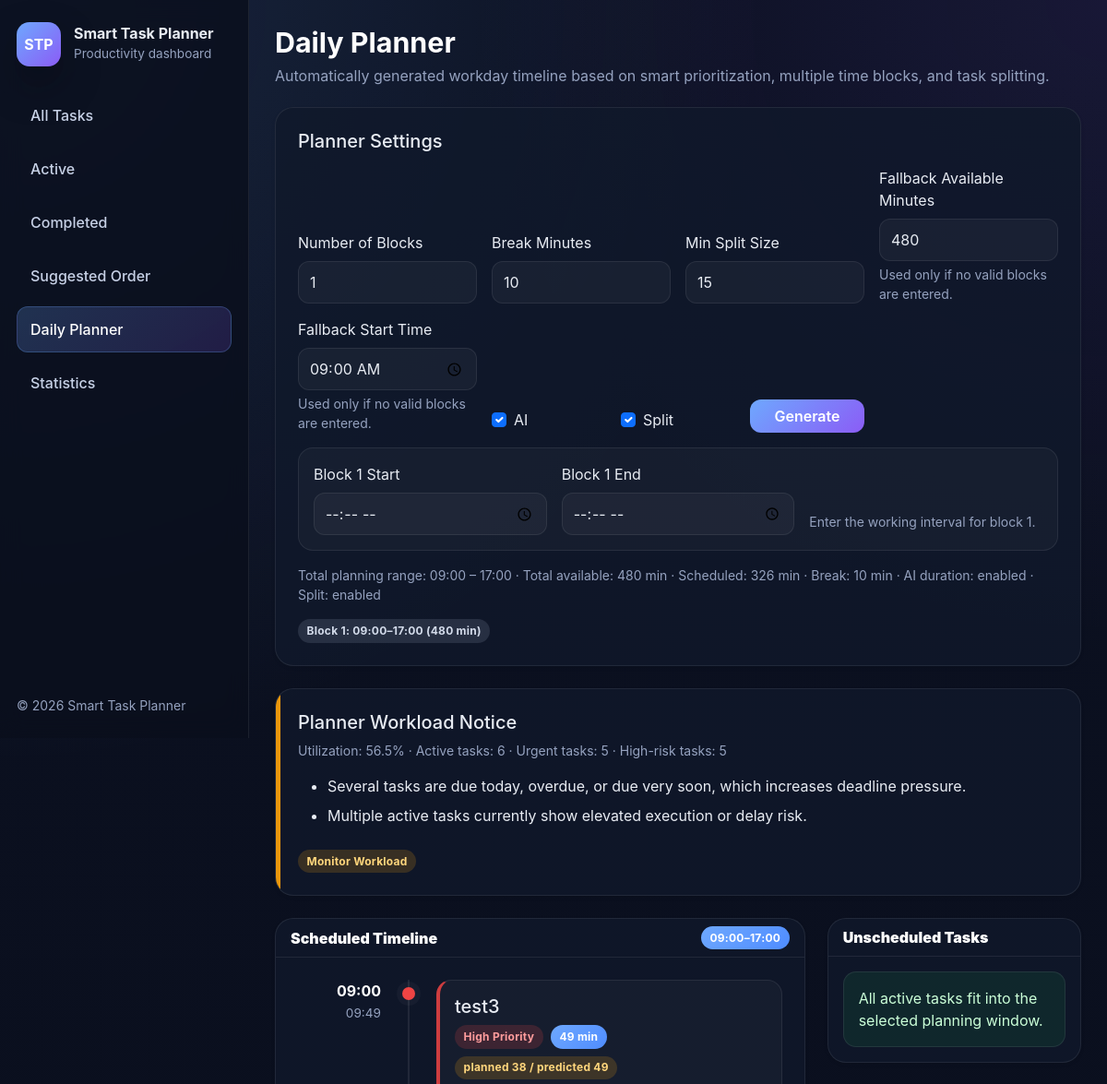
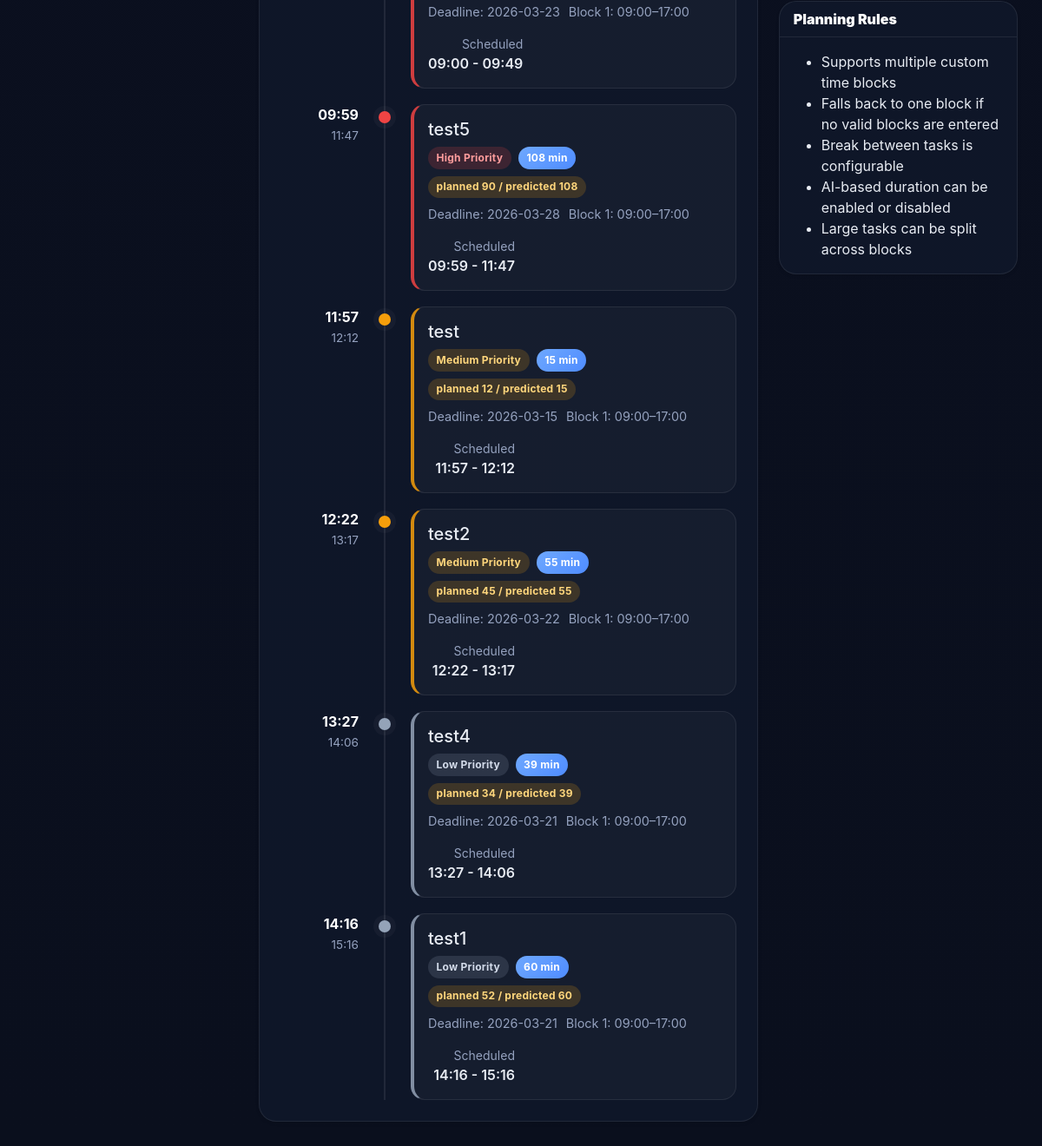
Before: /planner with the older database file (2 pictures, top to bottom).
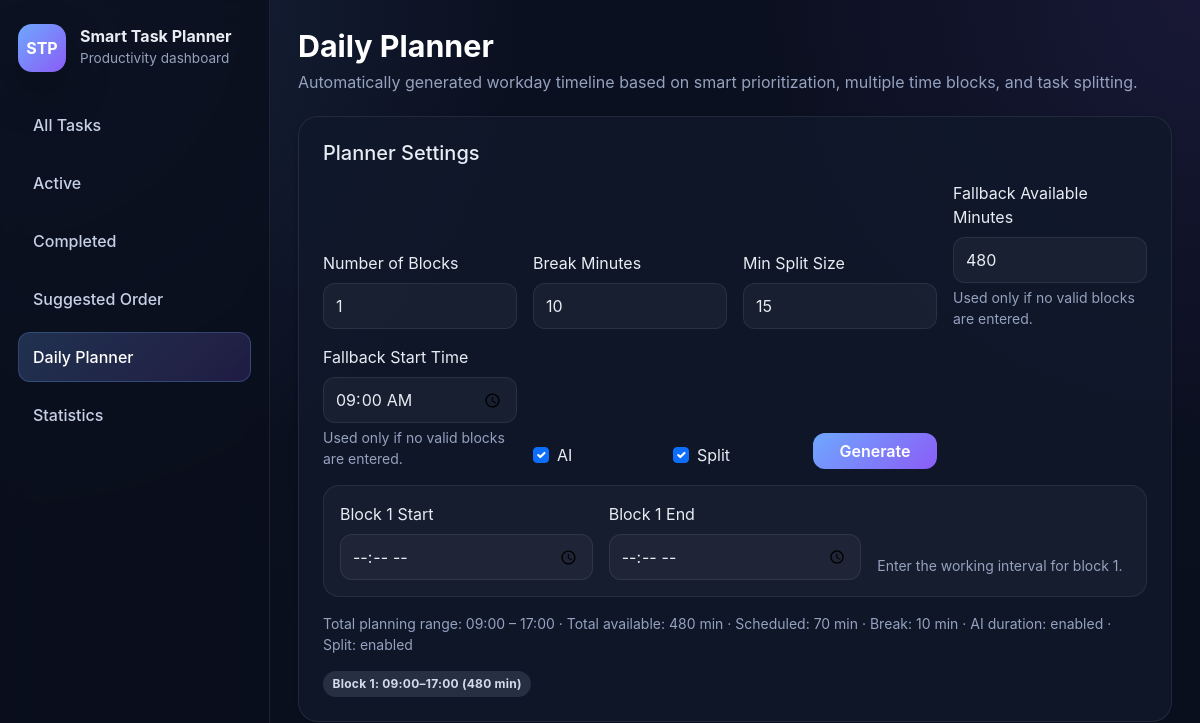
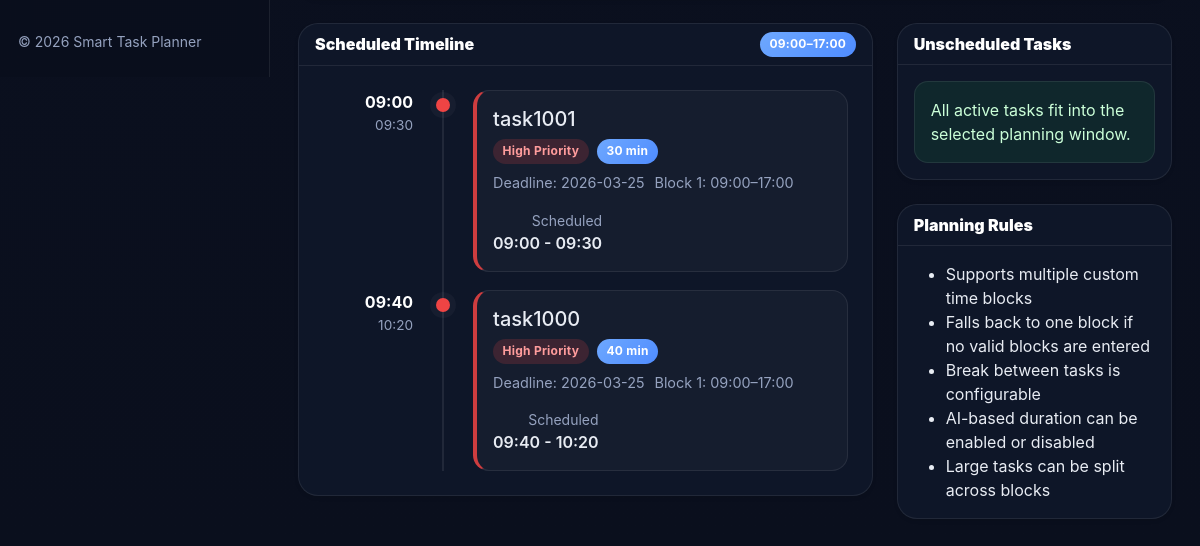
After: the same page with the newer database file (2 pictures, top to bottom).
### tables this page shows
CREATE TABLE tasks (
            id INTEGER PRIMARY KEY AUTOINCREMENT,
            title TEXT NOT NULL,
            priority INTEGER NOT NULL,
            deadline TEXT NOT NULL,
            duration INTEGER NOT NULL,
            status TEXT DEFAULT 'pending'
        , actual_duration INTEGER, completed_at TEXT, used_recommendation INTEGER DEFAULT 0, created_at TEXT);

### web/app.py (the view)
@app.route("/planner")
def planner():
    tasks = _decorate_tasks(get_active_tasks())
    workload = analyze_workload(tasks)
    start_time = request.args.get("start_time", "09:00").strip()
    try:
        available_minutes = int(request.args.get("available_minutes", "480"))
    except ValueError:
        available_minutes = 480
    try:
        break_minutes = int(request.args.get("break_minutes", "10"))
    except ValueError:
        break_minutes = 10
    try:
        min_split_minutes = int(request.args.get("min_split_minutes", "15"))
    except ValueError:
        min_split_minutes = 15
    use_predicted_raw = request.args.get("use_predicted", "1")
    use_predicted = use_predicted_raw == "1"
    allow_split_raw = request.args.get("allow_split", "1")
    allow_split = allow_split_raw == "1"
    block_count = _normalize_block_count(request.args.get("block_count", "1"), default=1)
    time_blocks = _collect_time_blocks_from_request(request.args, block_count)
    schedule, unscheduled, planner_meta = generate_daily_plan(
        tasks,
        use_predicted=use_predicted,
        start_time=start_time,
        available_minutes=available_minutes,
        break_minutes=break_minutes,
        time_blocks=time_blocks,
        allow_split=allow_split,
        min_split_minutes=min_split_minutes,
    )
    effective_block_count, block_fields = _extract_block_fields_from_time_blocks(
        planner_meta.get("time_blocks", ""),
        block_count,
    )
    return render_template(
        "planner.html",
        schedule=schedule,
        unscheduled=unscheduled,
        active_page="planner",
        workload=workload,
        planner_meta=planner_meta,
        planner_block_count=effective_block_count,
        planner_block_fields=block_fields,
        max_planner_blocks=MAX_PLANNER_BLOCKS,
    )

### core/auto_scheduler.py (called while the page is built, shortened)
def _parse_start_time(start_time: str | None) -> tuple[int, int]:
    if not start_time:
        return DEFAULT_START_HOUR, DEFAULT_START_MINUTE
    try:
        hour_str, minute_str = str(start_time).strip().split(":")
        hour = int(hour_str)
        minute = int(minute_str)
        if not (0 <= hour <= 23 and 0 <= minute <= 59):
            raise ValueError
        return hour, minute
    except Exception:
        return DEFAULT_START_HOUR, DEFAULT_START_MINUTE

def _normalize_blocks_text(blocks_text: str | None) -> List[str]:
    if not blocks_text:
        return []

def _priority_label(priority: int) -> str:
    if int(priority) == 3:
        return "high"
    if int(priority) == 2:
        return "medium"
    return "low"

def _format_blocks_meta(blocks: List[Tuple[datetime, datetime]]) -> List[dict]:
    out = []
    for idx, (start_dt, end_dt) in enumerate(blocks, start=1):
        out.append({
            "index": idx,
            "start": start_dt.strftime("%H:%M"),
            "end": end_dt.strftime("%H:%M"),
            "minutes": int((end_dt - start_dt).total_seconds() // 60),
        })
    return out

### core/risk.py (called while the page is built)
def _clamp01(x: float) -> float:
    return max(0.0, min(1.0, x))

### web/templates/planner.html (shortened to what the changed rows need)
{% extends "base.html" %}
{% block page_title %}Daily Planner{% endblock %}
{% block content %}
<div class="card border-0 shadow-sm mb-4">
    <div class="card-body p-4">
        <h3 class="h5 mb-3">Planner Settings</h3>
        <form method="get" action="/planner" class="row g-3 align-items-end" id="plannerForm">
            <div class="col-lg-3 col-md-6">
            </div>
            <div class="col-lg-3 col-md-6">
            </div>
            <div class="col-lg-3 col-md-6">
            </div>
            <div class="col-lg-3 col-md-6">
            </div>
            <div class="col-lg-3 col-md-6">
            </div>
            <div class="col-lg-2 col-md-6">
            </div>
            <div class="col-lg-2 col-md-6">
            </div>
            <div class="col-lg-2 col-md-12">
            </div>
            <div class="col-12">
                <div class="row g-3" id="blockFields">
                    {% for i in range(1, max_planner_blocks + 1) %}
                        <div
                            class="col-12 planner-block-group"
                            data-block-index="{{ i }}"
                        >
                            <div class="task-block">
                                <div class="row g-3 align-items-end">
                                    <div class="col-lg-4 col-md-6">
                                        <label class="form-label">Block {{ i }} Start</label>
                                        <input
                                            type="time"
                                            name="block_{{ i }}_start"
                                            class="form-control"
                                            value="{{ planner_block_fields['block_' ~ i ~ '_start'] }}"
                                        >
                                    </div>
                                    <div class="col-lg-4 col-md-6">
                                        <label class="form-label">Block {{ i }} End</label>
                                        <input
                                            type="time"
                                            name="block_{{ i }}_end"
                                            class="form-control"
                                            value="{{ planner_block_fields['block_' ~ i ~ '_end'] }}"
                                        >
                                    </div>
                                    <div class="col-lg-4 col-md-12">
                                        <div class="form-text mb-1">Enter the working interval for block {{ i }}.</div>
                                    </div>
                                </div>
                            </div>
                        </div>
                    {% endfor %}
                </div>
            </div>
        </form>
        {% if planner_meta %}
            <div class="small text-muted mt-3">
                Total planning range: {{ planner_meta.start_time }} – {{ planner_meta.end_time }}
                · Total available: {{ planner_meta.available_minutes }} min
                · Scheduled: {{ planner_meta.scheduled_minutes }} min
                · Break: {{ planner_meta.break_minutes }} min
                · AI duration: {% if planner_meta.use_predicted %}enabled{% else %}disabled{% endif %}
                · Split: {% if planner_meta.allow_split %}enabled{% else %}disabled{% endif %}
            </div>
            {% if planner_meta.blocks %}
                <div class="d-flex flex-wrap gap-2 mt-3">
                    {% for block in planner_meta.blocks %}
                        <span class="badge text-bg-secondary">
                            Block {{ block.index }}: {{ block.start }}–{{ block.end }} ({{ block.minutes }} min)
                        </span>
                    {% endfor %}
                </div>
            {% endif %}
        {% endif %}
    </div>
</div>
{% if workload and workload.level != "none" %}
    <div class="card border-0 shadow-sm mb-4 overload-card overload-{{ workload.level }}">
        <div class="card-body p-4">
            <div class="d-flex justify-content-between align-items-start gap-3 flex-wrap">
                <div>
                    <h3 class="h5 mb-2">
                        {% if workload.level == "high" %}
                            Planner Overload Warning
                        {% else %}
                            Planner Workload Notice
                        {% endif %}
                    </h3>
                    <div class="small text-muted mb-3">
                        Utilization: {{ workload.utilization }}% ·
                        Active tasks: {{ workload.active_count }} ·
                        Urgent tasks: {{ workload.urgent_count }} ·
                        High-risk tasks: {{ workload.risk_count }}
                    </div>
                    <ul class="mb-0">
                        {% for warning in workload.warnings %}
                            <li class="mb-2">{{ warning }}</li>
                        {% endfor %}
                    </ul>
                </div>
                <div>
                    {% if workload.level == "high" %}
                        <span class="badge text-bg-danger">High Pressure</span>
                    {% else %}
                        <span class="badge text-bg-warning">Monitor Workload</span>
                    {% endif %}
                </div>
            </div>
        </div>
    </div>
{% endif %}
<div class="row g-4">
    <div class="col-xl-8">
        <div class="card border-0 shadow-sm">
            <div class="card-body p-4">
                {% if schedule %}
                    <div class="planner-timeline">
                        {% for item in schedule %}
                            <div class="timeline-item">
                                <div class="timeline-time">
                                    <div class="timeline-start">{{ item.start }}</div>
                                    <div class="timeline-end">{{ item.end }}</div>
                                </div>
                                <div class="timeline-line">
                                    <span class="timeline-dot
                                        {% if item.priority == 3 %}priority-high
                                        {% elif item.priority == 2 %}priority-medium
                                        {% else %}priority-low
                                        {% endif %}
                                    "></span>
                                </div>
                                <div class="timeline-content">
                                    <div class="task-block timeline-card
                                        {% if item.priority == 3 %}timeline-high
                                        {% elif item.priority == 2 %}timeline-medium
                                        {% else %}timeline-low
                                        {% endif %}
                                    ">
                                        <div class="d-flex justify-content-between align-items-start gap-3 flex-wrap">
                                            <div>
                                                <h4 class="h5 mb-2">
                                                    {{ item.title }}
                                                </h4>
                                                <div class="d-flex flex-wrap gap-2 mb-2">
                                                    {% if item.priority == 3 %}
                                                        <span class="badge text-bg-danger">High Priority</span>
                                                    {% elif item.priority == 2 %}
                                                        <span class="badge text-bg-warning">Medium Priority</span>
                                                    {% else %}
                                                        <span class="badge text-bg-secondary">Low Priority</span>
                                                    {% endif %}
                                                    <span class="badge text-bg-primary">{{ item.duration }} min</span>
                                                    {% if not item.used_recommendation and item.predicted_duration != item.planned_duration %}
                                                        <span class="badge text-bg-warning">
                                                            planned {{ item.planned_duration }} / predicted {{ item.predicted_duration }}
                                                        </span>
                                                    {% endif %}
                                                </div>
                                                <div class="timeline-meta">
                                                    <span>Deadline: {{ item.deadline }}</span>
                                                    <span>Block {{ item.block_index }}: {{ item.block_start }}–{{ item.block_end }}</span>
                                                </div>
                                            </div>
                                            <div class="timeline-slot-summary">
                                                <div class="small text-muted">Scheduled</div>
                                                <div class="fw-semibold">{{ item.start }} - {{ item.end }}</div>
                                            </div>
                                        </div>
                                    </div>
                                </div>
                            </div>
                        {% endfor %}
                    </div>
                {% else %}
                    <div class="alert alert-info mb-0">
                        No active tasks could be scheduled for the selected planning window.
                    </div>
                {% endif %}
            </div>
        </div>
    </div>
</div>
{% endblock %}

Changed rows visible on the page:
no longer on this page (row edited): tasks: start "09:00", end "09:49", priority 3 (drawn), title "test3", duration "49", planned_duration "38", predicted_duration "49", deadline "2026-03-23", block_index "1", block_start "09:00", block_end "17:00"
no longer on this page (row edited): tasks: start "09:59", end "11:47", priority 3 (drawn), title "test5", duration "108", planned_duration "90", predicted_duration "108", deadline "2026-03-28", block_index "1", block_start "09:00", block_end "17:00"
no longer on this page (row edited): tasks: start "11:57", end "12:12", priority 2 (drawn), title "test", duration "15", planned_duration "12", predicted_duration "15", deadline "2026-03-15", block_index "1", block_start "09:00", block_end "17:00"
no longer on this page (row edited): tasks: start "12:22", end "13:17", priority 2 (drawn), title "test2", duration "55", planned_duration "45", predicted_duration "55", deadline "2026-03-22", block_index "1", block_start "09:00", block_end "17:00"
no longer on this page (row edited): tasks: start "13:27", end "14:06", title "test4", shows "Low Priority", duration "39", planned_duration "34", predicted_duration "39", deadline "2026-03-21", block_index "1", block_start "09:00", block_end "17:00"
no longer on this page (row edited): tasks: start "14:16", end "15:16", title "test1", shows "Low Priority", duration "60", planned_duration "52", predicted_duration "60", deadline "2026-03-21", block_index "1", block_start "09:00", block_end "17:00"
added tasks: start "09:00", end "09:30", priority 3 (drawn), title "task1001", duration "30", deadline "2026-03-25", block_index "1", block_start "09:00", block_end "17:00"
added tasks: start "09:40", end "10:20", priority 3 (drawn), title "task1000", duration "40", deadline "2026-03-25", block_index "1", block_start "09:00", block_end "17:00"
Other visible differences:
{{ planner_meta.scheduled_minutes }}: "326" → "70"
{{ workload.utilization }}: "56.5" → (not shown)
{{ workload.active_count }}: "6" → (not shown)
{{ workload.urgent_count }}: "5" → (not shown)
{{ workload.risk_count }}: "5" → (not shown)
text no longer shown: "Planner Workload Notice Utilization: % · Active tasks: · Urgent tasks: · High-risk tasks: Monitor Workload"
list line gone: "Several tasks are due today, overdue, or due very soon, which increases deadline pressure."
list line gone: "Multiple active tasks currently show elevated execution or delay risk."
